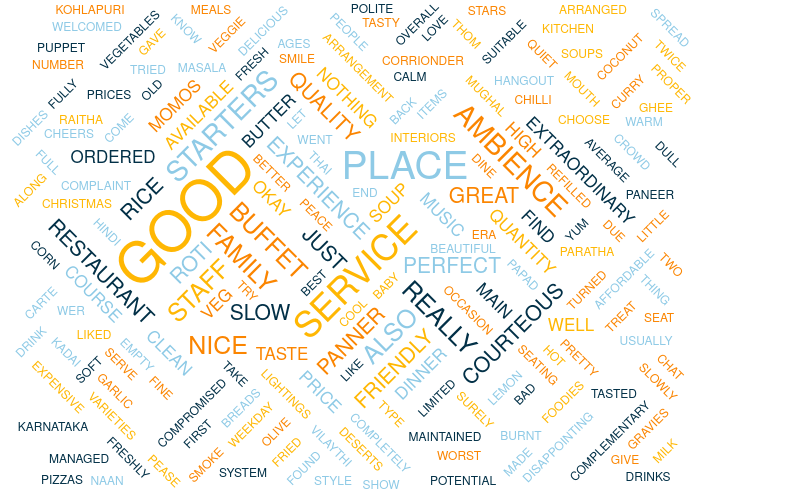

Vega-Lite specification for this chart:
### Vega specification from a JSON file in a GitHub repository (floating-point values rounded to 4 significant figures)
{"$schema": "https://vega.github.io/schema/vega/v5.json", "description": "A word cloud visualization of Sample Resturant Views in Bangalore", "width": 800, "height": 400, "padding": 0, "data": [{"name": "table", "values": ["A beautiful place to dine in.The interiors take you back to the Mughal era. The lightings are just perfect.We went there on the occasion of Christmas and so they had only limited items available. But the taste and service was not compromised at all.The only complaint is that the breads could have been better.Would surely like to come here again", "I was here for dinner with my family on a weekday. The restaurant was completely empty. Ambience is good with some good old hindi music. Seating arrangement are good too. We ordered masala papad, panner and baby corn starters, lemon and corrionder soup, butter roti, olive and chilli paratha. Food was fresh and good, service is good too. Good for family hangout.Cheers", "Had been here for dinner with family", "Turned out to be a good choose suitable for all ages of people", "Can try this place. We liked the most was their starters", "Service is good. Prices are affordable.", "The ambience is really nice, staff is courteous. The price is pretty high for the quantity, but overall the experience was fine. The quality of food is nice but nothing extraordinary. They also have buffet only veg", "The quality of food is nice but nothing extraordinary", "This place just cool ? with good ambience and slow music and having delicious food is where you find peace. Staff very friendly and they have maintained the place so clean. The price is average for what the quantity of food they serve.Thom yum Thai soup was best and was treat to mouth, roti was soft with that vilaythi paneer was perfect to have for veggie foodies, in rice we tried burnt garlic fried rice with vegetables and it was the perfect thing to end.',   Quiet a good family type of place.. too calm and usually we don't find crowd here.. panner curry and the deserts is what we had tasted.. they wer really good but we found it a little expensive", "I had a very bad experience here.I don't know about a la carte, but the buffet was the worst. They gave us complementary drink and momos before the buffet. The momos were really good.The number of varieties first of all was very disappointing. The service was very slow. They refilled the food very slowly. The starters were okay. The main course also was so so. There was two gravies with roti and some rice with raitha.", "Very polite and courteous", "the staff welcomed me with a warm smile", "hot and freshly made", "It was tasty with the taste of coconut milk", "Congested atmosphere due to smoke from kitchen", "Okay service", "This place has high potential but let down by dull ambience", "Great food and proper Karnataka style full meals. Been there twice and was fully satisfied.. Will give 5 stars if it's well managed", "Very good restaurant in neighbourhood. Buffet system is properly arranged. Variety of dishes along with garba dance and puppet show. Good spread of desserts.", "We ordered soups, babycorn starters, butter naan, kadai panner, veg kohlapuri, pease pulav. Food was good. But the service is too slow", "Nice Ambience and setting. Also outdoor dining is available. ", "is really good and the place is clean also. All in all wonderful place and another great restaurant part of the franchise", "oved the foodie experience here", "they were all so friendly and courteous", "I love the service here", "This is a peaceful place where u can seat chat with your friends with very good starters , drinks , and ofourse pizzas", "Great service,Friendly staff,Good quality of food", "A complete disappointment as it just had some processed cheese and the bread was dipped in ghee", "The right menu for quick bites as well as main course"], "transform": [{"type": "countpattern", "field": "data", "case": "upper", "pattern": "[\\w']{3,}", "stopwords": "(of|ofcourse|i|me|my|myself|we|us|our|ours|ourselves|you|your|yours|yourself|yourselves|he|him|his|himself|she|her|hers|herself|it|its|itself|they|them|their|theirs|themselves|what|which|who|whom|whose|this|that|these|those|am|is|are|was|were|be|been|being|have|has|had|having|do|does|did|doing|will|would|should|can|could|ought|i'm|you're|he's|she's|it's|we're|they're|i've|you've|we've|they've|i'd|you'd|he'd|she'd|we'd|they'd|i'll|you'll|he'll|she'll|we'll|they'll|isn't|aren't|wasn't|weren't|hasn't|haven't|hadn't|doesn't|don't|didn't|won't|wouldn't|shan't|shouldn't|can't|cannot|couldn't|mustn't|let's|that's|who's|what's|here's|there's|when's|where's|why's|how's|a|an|the|and|but|if|or|because|as|until|while|of|at|by|for|with|about|against|between|into|through|during|before|after|above|below|to|from|up|upon|down|in|out|on|off|over|under|again|further|then|once|here|there|when|where|why|how|all|any|both|each|few|more|most|other|some|such|no|nor|not|only|own|same|so|than|too|very|say|says|said|shall|food|it)"}, {"type": "formula", "as": "angle", "expr": "[-45, 0, 45][~~(random() * 3)]"}, {"type": "formula", "as": "weight", "expr": "if(datum.text=='VEGA', 600, 300)"}]}], "scales": [{"name": "color", "type": "ordinal", "domain": {"data": "table", "field": "text"}, "range": ["#8ECAE6", "219EBC", "#FB8500", "#FFB703", "#023047"]}], "background": "white", "marks": [{"type": "text", "from": {"data": "table"}, "encode": {"enter": {"text": {"field": "text"}, "align": {"value": "center"}, "baseline": {"value": "alphabetic"}, "fill": {"scale": "color", "field": "text"}}, "update": {"fillOpacity": {"value": 1}}, "hover": {"fillOpacity": {"value": 0.5}}}, "transform": [{"type": "wordcloud", "size": [700, 500], "text": {"field": "text"}, "rotate": {"field": "datum.angle"}, "font": "Helvetica Neue, Arial", "fontSize": {"field": "datum.count"}, "fontWeight": {"field": "datum.weight"}, "fontSizeRange": [12, 56], "padding": 2}]}]}
